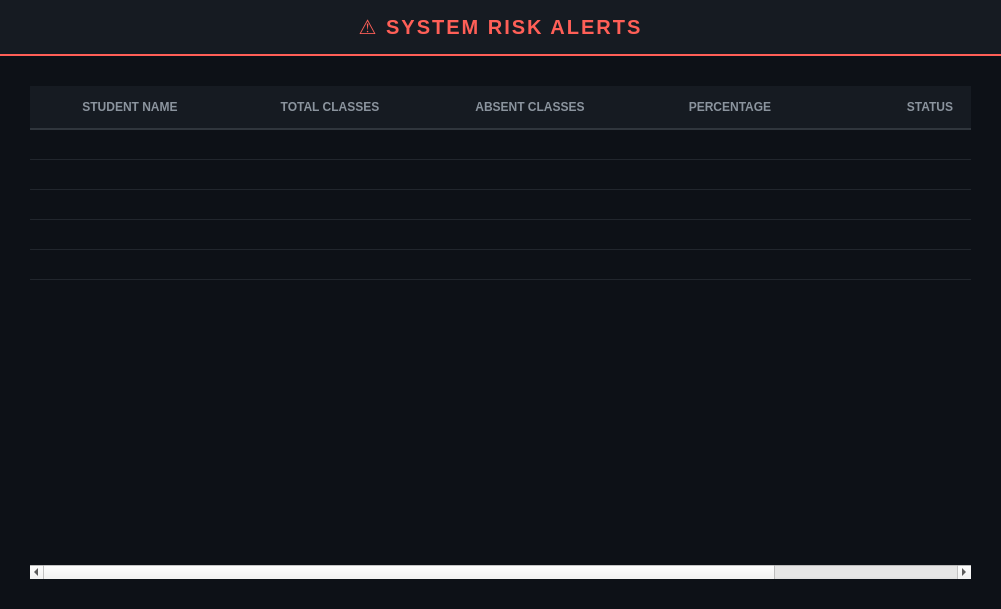
<?xml version="1.0" encoding="UTF-8"?>
<ui version="4.0">
 <class>Dialog3</class>
 <widget class="QDialog" name="Dialog3">
  <property name="geometry">
   <rect>
    <x>0</x>
    <y>0</y>
    <width>1001</width>
    <height>609</height>
   </rect>
  </property>
  <property name="windowTitle">
   <string>Security Dashboard - Risk Alerts</string>
  </property>
  <property name="styleSheet">
   <string notr="true">
    QDialog {
        background-color: #0d1117;
    }

    QLabel#label {
        background-color: #161b22;
        padding: 15px;
        color: #ff5f57;
        letter-spacing: 2px;
        border-bottom: 2px solid #ff5f57;
        font-family: 'Segoe UI', 'Lato';
        font-size: 20px;
        font-weight: bold;
    }

    QTableWidget {
        background-color: #0d1117;
        color: #c9d1d9;
        gridline-color: #30363d;
        border: none;
        font-family: 'Segoe UI', 'Lato';
        font-size: 14px;
        selection-background-color: rgba(255, 95, 87, 0.15);
        selection-color: #ffffff;
    }

    QHeaderView::section {
        background-color: #161b22;
        color: #8b949e;
        padding: 12px; /* Increased padding */
        border: none;
        font-weight: bold;
        text-transform: uppercase;
        border-bottom: 2px solid #30363d;
        font-size: 12px;
    }

    QTableWidget::item {
        padding: 15px; /* Added more vertical and horizontal padding for data */
        border-bottom: 1px solid #21262d;
    }

    QScrollBar:vertical {
        border: none;
        background: #0d1117;
        width: 10px;
    }
    QScrollBar::handle:vertical {
        background: #30363d;
        border-radius: 5px;
    }
   </string>
  </property>
  <layout class="QVBoxLayout" name="verticalLayout">
   <property name="spacing">
    <number>0</number>
   </property>
   <property name="margin">
    <number>0</number>
   </property>
   <item>
    <widget class="QLabel" name="label">
     <property name="text">
      <string>⚠️ SYSTEM RISK ALERTS</string>
     </property>
     <property name="alignment">
      <set>Qt::AlignCenter</set>
     </property>
    </widget>
   </item>
   <item>
    <layout class="QVBoxLayout" name="tablePaddingLayout">
     <property name="leftMargin">
      <number>30</number>
     </property>
     <property name="topMargin">
      <number>30</number>
     </property>
     <property name="rightMargin">
      <number>30</number>
     </property>
     <property name="bottomMargin">
      <number>30</number>
     </property>
     <item>
      <widget class="QTableWidget" name="risktable">
       <property name="editTriggers">
        <set>QAbstractItemView::NoEditTriggers</set>
       </property>
       <property name="selectionBehavior">
        <enum>QAbstractItemView::SelectRows</enum>
       </property>
       <property name="showGrid">
        <bool>false</bool>
       </property>
       <attribute name="horizontalHeaderDefaultSectionSize">
        <number>200</number>
       </attribute>
       <attribute name="horizontalHeaderMinimumSectionSize">
        <number>150</number>
       </attribute>
       <attribute name="horizontalHeaderStretchLastSection">
        <bool>true</bool>
       </attribute>
       <attribute name="verticalHeaderVisible">
        <bool>false</bool>
       </attribute>
       <row><property name="text"><string>1.</string></property></row>
       <row><property name="text"><string>2.</string></property></row>
       <row><property name="text"><string>3.</string></property></row>
       <row><property name="text"><string>4.</string></property></row>
       <row><property name="text"><string>5.</string></property></row>
       <column><property name="text"><string>STUDENT NAME</string></property></column>
       <column><property name="text"><string>TOTAL CLASSES</string></property></column>
       <column><property name="text"><string>ABSENT CLASSES</string></property></column>
       <column><property name="text"><string>PERCENTAGE</string></property></column>
       <column><property name="text"><string>STATUS</string></property></column>
      </widget>
     </item>
    </layout>
   </item>
  </layout>
 </widget>
</ui>
